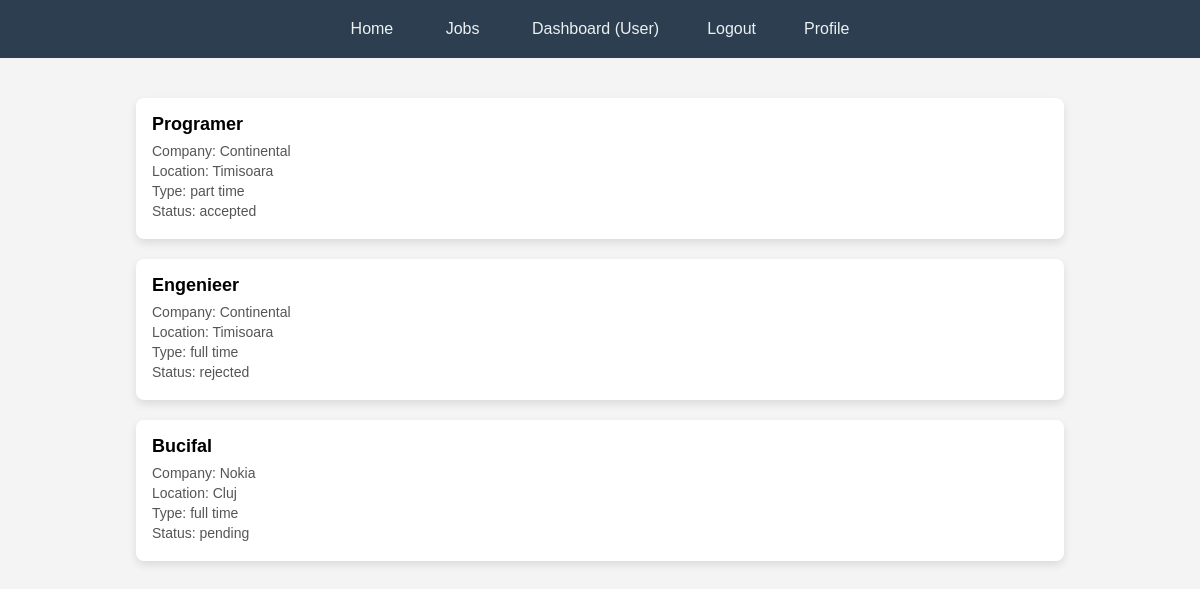
/user_dashboard.php (signed in), run on the app's committed database.
### tables this page shows
CREATE TABLE `job_applications` (
  `id` int(11) NOT NULL,
  `job_id` int(11) NOT NULL,
  `user_id` int(11) NOT NULL,
  `application_message` text NOT NULL,
  `application_date` timestamp NOT NULL DEFAULT current_timestamp(),
  `status` enum('pending','accepted','rejected') NOT NULL DEFAULT 'pending'
);

CREATE TABLE `jobs` (
  `id` int(11) NOT NULL,
  `job_title` varchar(255) NOT NULL,
  `job_description` text NOT NULL,
  `company` varchar(255) NOT NULL,
  `location` varchar(255) NOT NULL,
  `job_type` enum('full time','part time') NOT NULL DEFAULT 'full time',
  `post_date` timestamp NOT NULL DEFAULT current_timestamp(),
  `user_id` int(11) NOT NULL
);

### user_dashboard.php (the view, shortened to what this page needs)
<html>
    <head>
        <link rel="stylesheet" type="text/css" href="style/indexStyle.css">
        <link rel="stylesheet" type="text/css" href="style/userDashboardStyle.css">
    </head>
    <body>
        <ul>
            <li><a href="index.php">Home</a></li>
            <li><a href="jobs.php">Jobs</a></li>
            <li>
                <?php
                    require 'connection/config.php';
                    if (isset($_SESSION['login']) && $_SESSION['login'] === true) {
                        if ($_SESSION['admin'] == 1) {
                            echo '<a href="admin_dashboard.php">Dashboard (Admin)</a>';
                        } else {
                            echo '<a href="user_dashboard.php">Dashboard (User)</a>';
                        }
                        echo '</li>';
                        echo '<li><a href="logout.php">Logout</a></li>';
                        echo '<li><a href="profile.php">Profile</a></li>';
                    } else {
                        echo '<a href="login.php">Login</a></li>';
                        echo '<li><a href="registration.php">Register</a></li>';
                    }
                ?>
        </ul>
        <div class="card-container">
    <?php
        $userId = $_SESSION['id'];
        $query = "SELECT * FROM jobs INNER JOIN job_applications ON jobs.id = job_applications.job_id WHERE job_applications.user_id = '$userId'";
        $result = mysqli_query($conn, $query);
        if ($result && mysqli_num_rows($result) > 0) {
            while ($row = mysqli_fetch_assoc($result)) {
                echo '<div class="card">';
                echo '<h3>' . $row['job_title'] . '</h3>';
                echo '<p>Company: ' . $row['company'] . '</p>';
                echo '<p>Location: ' . $row['location'] . '</p>';
                echo '<p>Type: ' . $row['job_type'] . '</p>';
                echo '<p>Status: ' . $row['status'] . '</p>';
                echo '</div>';
            }
        } else {
            echo '<p>No jobs applied yet</p>';
        }
    ?>
</div>
    </body>
</html>

### style/indexStyle.css (style rules this page uses)
* { margin: 0; padding: 0; box-sizing: border-box; }
body { font-family: Arial, sans-serif; background-color: #f4f4f4; margin: 0; padding: 0; }
ul { list-style: none; background-color: #2c3e50; overflow: hidden; text-align: center; }
ul li { display: inline-block; }
ul li a { display: block; color: #ecf0f1; text-align: center; padding: 20px 24px; text-decoration: none; transition: background-color 0.3s ease, color 0.3s ease; }

### style/userDashboardStyle.css (style rules this page uses)
.card-container { display: flex; flex-wrap: wrap; gap: 20px; justify-content: space-around; padding: 20px; margin-top: 20px; }
.card { background-color: #ffffff; border-radius: 8px; box-shadow: 0 4px 8px rgba(0, 0, 0, 0.1); padding: 16px; width: 80%; }
.card h3 { margin-bottom: 8px; font-size: 18px; }
.card p { color: #555555; font-size: 14px; margin-bottom: 4px; }

### data on the page
job_applications: job.job_title "Programer", job.company "Continental", job.location "Timisoara", job.job_type "part time", status "accepted"
job_applications: job.job_title "Engenieer", job.company "Continental", job.location "Timisoara", job.job_type "full time", status "rejected"
job_applications: job.job_title "Bucifal", job.company "Nokia", job.location "Cluj", job.job_type "full time", status "pending"
